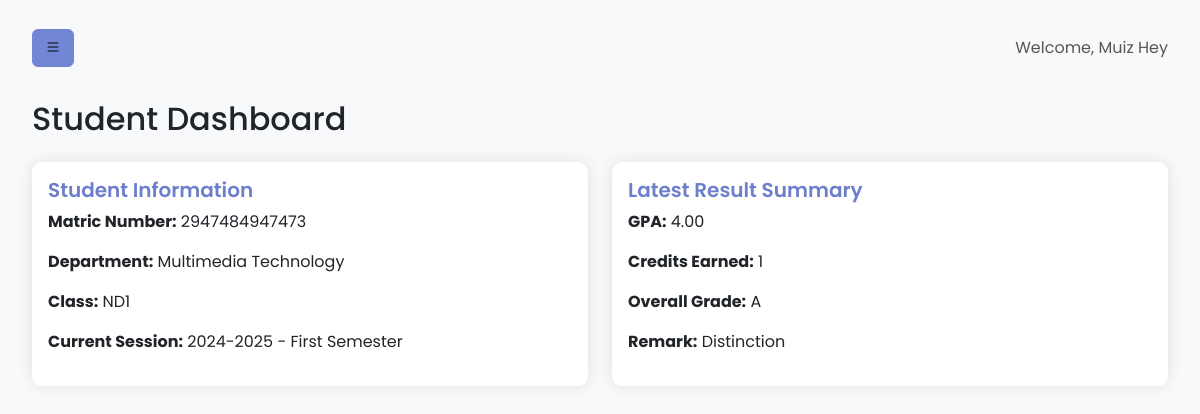
Screenshot of /dashboard/student/student_dashboard.php (signed in) with the database file from the repository.
### tables this page shows
CREATE TABLE `Students` (
  `student_id` int(11) NOT NULL,
  `matriculation_number` varchar(20) NOT NULL,
  `first_name` varchar(50) NOT NULL,
  `last_name` varchar(50) NOT NULL,
  `department_id` int(11) NOT NULL,
  `gender` enum('Male','Female','Other') NOT NULL,
  `class` enum('ND1','ND2','HND1','HND2') NOT NULL,
  `academic_year_id` int(11) NOT NULL,
  `session_id` int(11) NOT NULL,
  `password` varchar(255) NOT NULL
);

CREATE TABLE `Departments` (
  `department_id` int(11) NOT NULL,
  `department_name` varchar(100) NOT NULL
);

CREATE TABLE `AcademicYears` (
  `academic_year_id` int(11) NOT NULL,
  `academic_year` varchar(9) NOT NULL
);

CREATE TABLE `Sessions` (
  `session_id` int(11) NOT NULL,
  `session_name` varchar(50) NOT NULL
);

CREATE TABLE `StudentOverallResults` (
  `overall_result_id` int(11) NOT NULL,
  `student_id` int(11) NOT NULL,
  `academic_year_id` int(11) NOT NULL,
  `session_id` int(11) NOT NULL,
  `cumulative_gpa` decimal(3,2) NOT NULL,
  `total_credits_earned` int(11) NOT NULL,
  `overall_grade_letter` char(1) NOT NULL,
  `final_remark` enum('Distinction','Upper Credit','Lower Credit','Pass','Fail') NOT NULL
);

### dashboard/student/student_dashboard.php (the view, shortened to what this page needs)
<?php
require_once '../../db.php';
$student_id = $_SESSION['student_id'];
$stmt = $conn->prepare("SELECT s.*, d.department_name, ay.academic_year, sess.session_name
                        FROM Students s
                        JOIN Departments d ON s.department_id = d.department_id
                        JOIN AcademicYears ay ON s.academic_year_id = ay.academic_year_id
                        JOIN Sessions sess ON s.session_id = sess.session_id
                        WHERE s.student_id = ?");
$stmt->bind_param("i", $student_id);
$stmt->execute();
$result = $stmt->get_result();
$student = $result->fetch_assoc();
$stmt = $conn->prepare("SELECT * FROM StudentOverallResults
                        WHERE student_id = ?
                        ORDER BY academic_year_id DESC, session_id DESC
                        LIMIT 1");
$stmt->bind_param("i", $student_id);
$stmt->execute();
$result = $stmt->get_result();
$latestResult = $result->fetch_assoc();
?>
<!DOCTYPE html>
<html lang="en">
<head>
    <link href="https://cdn.jsdelivr.net/npm/bootstrap@5.3.3/dist/css/bootstrap.min.css" rel="stylesheet">
    <link href="https://cdn.jsdelivr.net/npm/bootstrap-icons@1.7.2/font/bootstrap-icons.css" rel="stylesheet">
    <link rel="stylesheet" href="../../css/student_dashboard.css">
</head>
<body>
    <div class="wrapper">
        <div id="content">
            <nav class="navbar navbar-expand-lg navbar-light bg-light">
                <div class="container-fluid">
                    <button type="button" id="sidebarCollapse" class="btn btn-info">
                        <i class="bi bi-list"></i>
                    </button>
                    <span class="navbar-text ms-3">
                        Welcome, <?php echo htmlspecialchars($student['first_name'] . ' ' . $student['last_name']); ?>
                    </span>
                </div>
            </nav>
            <div class="container-fluid mt-4">
                <h2 class="mb-4">Student Dashboard</h2>
                <div class="row">
                    <div class="col-md-6 mb-4">
                        <div class="card">
                            <div class="card-body">
                                <h5 class="card-title">Student Information</h5>
                                <p><strong>Matric Number:</strong> <?php echo htmlspecialchars($student['matriculation_number']); ?></p>
                                <p><strong>Department:</strong> <?php echo htmlspecialchars($student['department_name']); ?></p>
                                <p><strong>Class:</strong> <?php echo htmlspecialchars($student['class']); ?></p>
                                <p><strong>Current Session:</strong> <?php echo htmlspecialchars($student['academic_year'] . ' - ' . $student['session_name']); ?></p>
                            </div>
                        </div>
                    </div>
                    <div class="col-md-6 mb-4">
                        <div class="card">
                            <div class="card-body">
                                <h5 class="card-title">Latest Result Summary</h5>
                                <?php if ($latestResult): ?>
                                    <p><strong>GPA:</strong> <?php echo number_format($latestResult['cumulative_gpa'], 2); ?></p>
                                    <p><strong>Credits Earned:</strong> <?php echo $latestResult['total_credits_earned']; ?></p>
                                    <p><strong>Overall Grade:</strong> <?php echo $latestResult['overall_grade_letter']; ?></p>
                                    <p><strong>Remark:</strong> <?php echo $latestResult['final_remark']; ?></p>
                                <?php else: ?>
                                    <p>No results available yet.</p>
                                <?php endif; ?>
                            </div>
                        </div>
                    </div>
                </div>
            </div>
        </div>
    </div>
</body>
</html>

### css/student_dashboard.css (style rules this page uses)
body { font-family: 'Poppins', sans-serif; background-color: #f8f9fa; overflow-x: hidden; }
.wrapper { display: flex; width: 100%; align-items: stretch; }
#content { width: 100%; padding: 20px; min-height: 100vh; transition: all 0.3s; }
.card { border: none; border-radius: 10px; box-shadow: 0 0 15px rgba(0, 0, 0, 0.1); }
.card-title { color: #6d7fcc; font-weight: 600; }
.btn-info { background-color: #7386D5; border-color: #7386D5; }

### rows the page displays
students: first_name+last_name "Muiz Hey", matriculation_number "2947484947473", department.department_name "Multimedia Technology", class "ND1", academic_year.session_name "2024-2025 - First Semester"
studentoverallresults: cumulative_gpa "4.00", total_credits_earned "1", overall_grade_letter "A", final_remark "Distinction"
